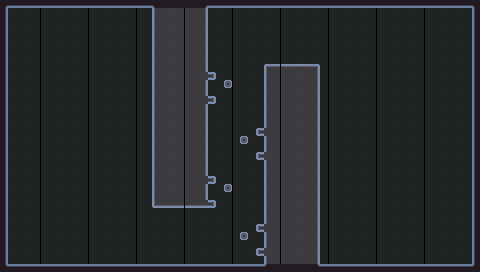

Below is a game level as drawn by its tile map, then a one-line description and the .tmx that defines it (tile-layer data replaced by summaries):
An orthogonal 60x34 tile map with 8x8 px tiles, 4 tile layers (Ground, Semisolids, OfficeBg, Windows), 1 hidden layer not drawn, 7 tilesets and 7 objects.

<map version="1.9" tiledversion="1.9.2" orientation="orthogonal" renderorder="right-down" width="60" height="34" tilewidth="8" tileheight="8" infinite="0" nextlayerid="13" nextobjectid="22">
 <tileset firstgid="1" source="../Tilesets/Rocks.tsx" />
 <tileset firstgid="37" source="../Tilesets/Branches.tsx" />
 <tileset firstgid="67" source="../Tilesets/Stalagtite.tsx" />
 <tileset firstgid="75" source="../Tilesets/Mechanics.tsx" />
 <tileset firstgid="93" source="../Tilesets/Decoration.tsx" />
 <tileset firstgid="108" source="../Tilesets/city.tsx" />
 <tileset firstgid="1758" source="../Tilesets/Semisolid.tsx" />
 <layer id="1" name="Ground" width="60" height="34">
  <data>[2040 cells, 546 non-empty, 15 distinct tile ids]</data>
 </layer>
 <layer id="10" name="Semisolids" width="60" height="34">
  <data>[2040 cells, 0 non-empty, 0 distinct tile ids]</data>
 </layer>
 <layer id="8" name="OfficeBg" width="60" height="34">
  <data>[2040 cells, 464 non-empty, 2 distinct tile ids]</data>
 </layer>
 <objectgroup id="4" name="Decoration" />
 <layer id="5" name="Branches" width="60" height="34" visible="0">
  <data>[2040 cells, 56 non-empty, 6 distinct tile ids]</data>
 </layer>
 <objectgroup id="7" name="Mechanics">
  <object id="15" gid="90" x="248" y="248" width="16" height="16" />
  <object id="16" gid="90" x="208" y="200" width="16" height="16" />
  <object id="17" gid="90" x="248" y="152" width="16" height="16" />
  <object id="18" gid="90" x="208" y="96" width="16" height="16" />
  <object id="19" gid="78" x="48" y="264" width="10" height="24" />
  <object id="20" gid="91" x="32" y="264" width="40" height="48" />
  <object id="21" gid="92" x="432" y="128" width="40" height="48" />
 </objectgroup>
 <layer id="12" name="Windows" width="60" height="34">
  <data>[2040 cells, 0 non-empty, 0 distinct tile ids]</data>
 </layer>
</map>
